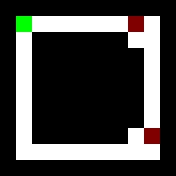

Tiled map render using the project's own tile images. Description and the whole map definition, tile-layer contents included, below:
An orthogonal 11x11 tile map with 16x16 px tiles, 2 tile layers (Layer1, Layer2).

<map version="1.0" orientation="orthogonal" renderorder="right-down" width="11" height="11" tilewidth="16" tileheight="16" nextobjectid="1">
 <tileset firstgid="1" source="Tiles.tsx" />
 <layer name="Layer1" width="11" height="11">
  <data encoding="csv">
1,1,1,1,1,1,1,1,1,1,1,
1,5,5,5,5,5,5,5,5,5,1,
1,5,1,1,1,1,1,1,5,5,1,
1,5,1,1,1,1,1,1,1,5,1,
1,5,1,1,1,1,1,1,1,5,1,
1,5,1,1,1,1,1,1,1,5,1,
1,5,1,1,1,1,1,1,1,5,1,
1,5,1,1,1,1,1,1,1,5,1,
1,5,1,1,1,1,1,1,5,5,1,
1,5,5,5,5,5,5,5,5,5,1,
1,1,1,1,1,1,1,1,1,1,1
</data>
 </layer>
 <layer name="Layer2" width="11" height="11">
  <data encoding="csv">
0,0,0,0,0,0,0,0,0,0,0,
0,4,0,0,0,0,0,0,3,0,0,
0,0,0,0,0,0,0,0,0,0,0,
0,0,0,0,0,0,0,0,0,0,0,
0,0,0,0,0,0,0,0,0,0,0,
0,0,0,0,0,0,0,0,0,0,0,
0,0,0,0,0,0,0,0,0,0,0,
0,0,0,0,0,0,0,0,0,0,0,
0,0,0,0,0,0,0,0,0,3,0,
0,0,0,0,0,0,0,0,0,0,0,
0,0,0,0,0,0,0,0,0,0,0
</data>
 </layer>
</map>
